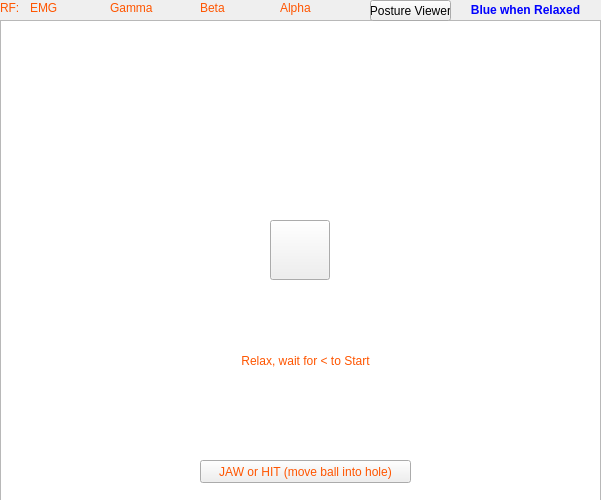
<?xml version="1.0" encoding="UTF-8"?>
<ui version="4.0">
 <class>tutorialgame</class>
 <widget class="QMainWindow" name="tutorialgame">
  <property name="geometry">
   <rect>
    <x>0</x>
    <y>0</y>
    <width>601</width>
    <height>500</height>
   </rect>
  </property>
  <property name="windowTitle">
   <string>MainWindow</string>
  </property>
  <property name="styleSheet">
   <string notr="true">background-image: url(:/images/images/bioshare-BGtiletexturedMixedGloss600px.jpg);
font: 75 8pt &quot;Arial&quot;;</string>
  </property>
  <widget class="QWidget" name="centralwidget">
   <widget class="QLabel" name="EDM">
    <property name="geometry">
     <rect>
      <x>0</x>
      <y>0</y>
      <width>31</width>
      <height>16</height>
     </rect>
    </property>
    <property name="palette">
     <palette>
      <active>
       <colorrole role="WindowText">
        <brush brushstyle="SolidPattern">
         <color alpha="255">
          <red>255</red>
          <green>85</green>
          <blue>0</blue>
         </color>
        </brush>
       </colorrole>
      </active>
      <inactive>
       <colorrole role="WindowText">
        <brush brushstyle="SolidPattern">
         <color alpha="255">
          <red>255</red>
          <green>85</green>
          <blue>0</blue>
         </color>
        </brush>
       </colorrole>
      </inactive>
      <disabled>
       <colorrole role="WindowText">
        <brush brushstyle="SolidPattern">
         <color alpha="255">
          <red>120</red>
          <green>120</green>
          <blue>120</blue>
         </color>
        </brush>
       </colorrole>
      </disabled>
     </palette>
    </property>
    <property name="text">
     <string>RF:</string>
    </property>
   </widget>
   <widget class="QPushButton" name="pushButton_Start">
    <property name="geometry">
     <rect>
      <x>270</x>
      <y>220</y>
      <width>60</width>
      <height>60</height>
     </rect>
    </property>
    <property name="text">
     <string/>
    </property>
    <property name="icon">
     <iconset resource="../opiconsole.qrc">
      <normaloff>:/images/images/logo.png</normaloff>:/images/images/logo.png</iconset>
    </property>
    <property name="iconSize">
     <size>
      <width>50</width>
      <height>50</height>
     </size>
    </property>
   </widget>
   <widget class="QGraphicsView" name="graphicsView">
    <property name="geometry">
     <rect>
      <x>0</x>
      <y>20</y>
      <width>601</width>
      <height>481</height>
     </rect>
    </property>
    <property name="styleSheet">
     <string notr="true">font: 75 8pt &quot;Arial&quot;;</string>
    </property>
   </widget>
   <widget class="QLabel" name="label_start">
    <property name="geometry">
     <rect>
      <x>190</x>
      <y>350</y>
      <width>231</width>
      <height>23</height>
     </rect>
    </property>
    <property name="palette">
     <palette>
      <active>
       <colorrole role="WindowText">
        <brush brushstyle="SolidPattern">
         <color alpha="255">
          <red>255</red>
          <green>85</green>
          <blue>0</blue>
         </color>
        </brush>
       </colorrole>
      </active>
      <inactive>
       <colorrole role="WindowText">
        <brush brushstyle="SolidPattern">
         <color alpha="255">
          <red>255</red>
          <green>85</green>
          <blue>0</blue>
         </color>
        </brush>
       </colorrole>
      </inactive>
      <disabled>
       <colorrole role="WindowText">
        <brush brushstyle="SolidPattern">
         <color alpha="255">
          <red>120</red>
          <green>120</green>
          <blue>120</blue>
         </color>
        </brush>
       </colorrole>
      </disabled>
     </palette>
    </property>
    <property name="text">
     <string>Relax, wait for     &lt;       to Start</string>
    </property>
    <property name="alignment">
     <set>Qt::AlignCenter</set>
    </property>
   </widget>
   <widget class="QLabel" name="label_M">
    <property name="geometry">
     <rect>
      <x>30</x>
      <y>0</y>
      <width>81</width>
      <height>16</height>
     </rect>
    </property>
    <property name="palette">
     <palette>
      <active>
       <colorrole role="WindowText">
        <brush brushstyle="SolidPattern">
         <color alpha="255">
          <red>255</red>
          <green>85</green>
          <blue>0</blue>
         </color>
        </brush>
       </colorrole>
      </active>
      <inactive>
       <colorrole role="WindowText">
        <brush brushstyle="SolidPattern">
         <color alpha="255">
          <red>255</red>
          <green>85</green>
          <blue>0</blue>
         </color>
        </brush>
       </colorrole>
      </inactive>
      <disabled>
       <colorrole role="WindowText">
        <brush brushstyle="SolidPattern">
         <color alpha="255">
          <red>120</red>
          <green>120</green>
          <blue>120</blue>
         </color>
        </brush>
       </colorrole>
      </disabled>
     </palette>
    </property>
    <property name="text">
     <string>EMG</string>
    </property>
   </widget>
   <widget class="QLabel" name="label_G">
    <property name="geometry">
     <rect>
      <x>110</x>
      <y>0</y>
      <width>81</width>
      <height>16</height>
     </rect>
    </property>
    <property name="palette">
     <palette>
      <active>
       <colorrole role="WindowText">
        <brush brushstyle="SolidPattern">
         <color alpha="255">
          <red>255</red>
          <green>85</green>
          <blue>0</blue>
         </color>
        </brush>
       </colorrole>
      </active>
      <inactive>
       <colorrole role="WindowText">
        <brush brushstyle="SolidPattern">
         <color alpha="255">
          <red>255</red>
          <green>85</green>
          <blue>0</blue>
         </color>
        </brush>
       </colorrole>
      </inactive>
      <disabled>
       <colorrole role="WindowText">
        <brush brushstyle="SolidPattern">
         <color alpha="255">
          <red>120</red>
          <green>120</green>
          <blue>120</blue>
         </color>
        </brush>
       </colorrole>
      </disabled>
     </palette>
    </property>
    <property name="text">
     <string>Gamma</string>
    </property>
   </widget>
   <widget class="QLabel" name="label_B">
    <property name="geometry">
     <rect>
      <x>200</x>
      <y>0</y>
      <width>81</width>
      <height>16</height>
     </rect>
    </property>
    <property name="palette">
     <palette>
      <active>
       <colorrole role="WindowText">
        <brush brushstyle="SolidPattern">
         <color alpha="255">
          <red>255</red>
          <green>85</green>
          <blue>0</blue>
         </color>
        </brush>
       </colorrole>
      </active>
      <inactive>
       <colorrole role="WindowText">
        <brush brushstyle="SolidPattern">
         <color alpha="255">
          <red>255</red>
          <green>85</green>
          <blue>0</blue>
         </color>
        </brush>
       </colorrole>
      </inactive>
      <disabled>
       <colorrole role="WindowText">
        <brush brushstyle="SolidPattern">
         <color alpha="255">
          <red>120</red>
          <green>120</green>
          <blue>120</blue>
         </color>
        </brush>
       </colorrole>
      </disabled>
     </palette>
    </property>
    <property name="text">
     <string>Beta</string>
    </property>
   </widget>
   <widget class="QLabel" name="label_A">
    <property name="geometry">
     <rect>
      <x>280</x>
      <y>0</y>
      <width>91</width>
      <height>16</height>
     </rect>
    </property>
    <property name="palette">
     <palette>
      <active>
       <colorrole role="WindowText">
        <brush brushstyle="SolidPattern">
         <color alpha="255">
          <red>255</red>
          <green>85</green>
          <blue>0</blue>
         </color>
        </brush>
       </colorrole>
      </active>
      <inactive>
       <colorrole role="WindowText">
        <brush brushstyle="SolidPattern">
         <color alpha="255">
          <red>255</red>
          <green>85</green>
          <blue>0</blue>
         </color>
        </brush>
       </colorrole>
      </inactive>
      <disabled>
       <colorrole role="WindowText">
        <brush brushstyle="SolidPattern">
         <color alpha="255">
          <red>120</red>
          <green>120</green>
          <blue>120</blue>
         </color>
        </brush>
       </colorrole>
      </disabled>
     </palette>
    </property>
    <property name="text">
     <string>Alpha</string>
    </property>
   </widget>
   <widget class="QPushButton" name="HIT">
    <property name="geometry">
     <rect>
      <x>200</x>
      <y>460</y>
      <width>211</width>
      <height>23</height>
     </rect>
    </property>
    <property name="palette">
     <palette>
      <active>
       <colorrole role="WindowText">
        <brush brushstyle="SolidPattern">
         <color alpha="255">
          <red>255</red>
          <green>85</green>
          <blue>0</blue>
         </color>
        </brush>
       </colorrole>
       <colorrole role="Text">
        <brush brushstyle="SolidPattern">
         <color alpha="255">
          <red>255</red>
          <green>85</green>
          <blue>0</blue>
         </color>
        </brush>
       </colorrole>
       <colorrole role="ButtonText">
        <brush brushstyle="SolidPattern">
         <color alpha="255">
          <red>255</red>
          <green>85</green>
          <blue>0</blue>
         </color>
        </brush>
       </colorrole>
      </active>
      <inactive>
       <colorrole role="WindowText">
        <brush brushstyle="SolidPattern">
         <color alpha="255">
          <red>255</red>
          <green>85</green>
          <blue>0</blue>
         </color>
        </brush>
       </colorrole>
       <colorrole role="Text">
        <brush brushstyle="SolidPattern">
         <color alpha="255">
          <red>255</red>
          <green>85</green>
          <blue>0</blue>
         </color>
        </brush>
       </colorrole>
       <colorrole role="ButtonText">
        <brush brushstyle="SolidPattern">
         <color alpha="255">
          <red>255</red>
          <green>85</green>
          <blue>0</blue>
         </color>
        </brush>
       </colorrole>
      </inactive>
      <disabled>
       <colorrole role="WindowText">
        <brush brushstyle="SolidPattern">
         <color alpha="255">
          <red>120</red>
          <green>120</green>
          <blue>120</blue>
         </color>
        </brush>
       </colorrole>
       <colorrole role="Text">
        <brush brushstyle="SolidPattern">
         <color alpha="255">
          <red>120</red>
          <green>120</green>
          <blue>120</blue>
         </color>
        </brush>
       </colorrole>
       <colorrole role="ButtonText">
        <brush brushstyle="SolidPattern">
         <color alpha="255">
          <red>120</red>
          <green>120</green>
          <blue>120</blue>
         </color>
        </brush>
       </colorrole>
      </disabled>
     </palette>
    </property>
    <property name="text">
     <string>JAW or HIT (move ball into hole)</string>
    </property>
   </widget>
   <widget class="QLabel" name="BALL">
    <property name="geometry">
     <rect>
      <x>420</x>
      <y>210</y>
      <width>81</width>
      <height>81</height>
     </rect>
    </property>
    <property name="text">
     <string/>
    </property>
    <property name="pixmap">
     <pixmap resource="../opiconsole.qrc">:/images/images/Button-ball.png</pixmap>
    </property>
    <property name="scaledContents">
     <bool>true</bool>
    </property>
    <property name="alignment">
     <set>Qt::AlignCenter</set>
    </property>
   </widget>
   <widget class="QLabel" name="label">
    <property name="geometry">
     <rect>
      <x>460</x>
      <y>0</y>
      <width>131</width>
      <height>20</height>
     </rect>
    </property>
    <property name="palette">
     <palette>
      <active>
       <colorrole role="WindowText">
        <brush brushstyle="SolidPattern">
         <color alpha="255">
          <red>0</red>
          <green>0</green>
          <blue>255</blue>
         </color>
        </brush>
       </colorrole>
      </active>
      <inactive>
       <colorrole role="WindowText">
        <brush brushstyle="SolidPattern">
         <color alpha="255">
          <red>0</red>
          <green>0</green>
          <blue>255</blue>
         </color>
        </brush>
       </colorrole>
      </inactive>
      <disabled>
       <colorrole role="WindowText">
        <brush brushstyle="SolidPattern">
         <color alpha="255">
          <red>120</red>
          <green>120</green>
          <blue>120</blue>
         </color>
        </brush>
       </colorrole>
      </disabled>
     </palette>
    </property>
    <property name="font">
     <font>
      <family>Arial</family>
      <pointsize>8</pointsize>
      <weight>9</weight>
      <italic>false</italic>
      <bold>false</bold>
     </font>
    </property>
    <property name="styleSheet">
     <string notr="true"/>
    </property>
    <property name="text">
     <string>&lt;!DOCTYPE HTML PUBLIC &quot;-//W3C//DTD HTML 4.0//EN&quot; &quot;http://www.w3.org/TR/REC-html40/strict.dtd&quot;&gt;
&lt;html&gt;&lt;head&gt;&lt;meta name=&quot;qrichtext&quot; content=&quot;1&quot; /&gt;&lt;style type=&quot;text/css&quot;&gt;
p, li { white-space: pre-wrap; }
&lt;/style&gt;&lt;/head&gt;&lt;body style=&quot; font-family:'PMingLiU'; font-size:9pt; font-weight:400; font-style:normal;&quot;&gt;
&lt;p style=&quot; margin-top:0px; margin-bottom:0px; margin-left:0px; margin-right:0px; -qt-block-indent:0; text-indent:0px;&quot;&gt;&lt;span style=&quot; font-weight:600;&quot;&gt;Blue when Relaxed&lt;/span&gt;&lt;/p&gt;&lt;/body&gt;&lt;/html&gt;</string>
    </property>
    <property name="alignment">
     <set>Qt::AlignCenter</set>
    </property>
   </widget>
   <widget class="QPushButton" name="pushButton_2D_accel">
    <property name="geometry">
     <rect>
      <x>370</x>
      <y>0</y>
      <width>81</width>
      <height>21</height>
     </rect>
    </property>
    <property name="cursor">
     <cursorShape>PointingHandCursor</cursorShape>
    </property>
    <property name="text">
     <string>Posture Viewer</string>
    </property>
   </widget>
   <zorder>graphicsView</zorder>
   <zorder>EDM</zorder>
   <zorder>pushButton_Start</zorder>
   <zorder>label_start</zorder>
   <zorder>label_M</zorder>
   <zorder>label_G</zorder>
   <zorder>label_B</zorder>
   <zorder>label_A</zorder>
   <zorder>HIT</zorder>
   <zorder>BALL</zorder>
   <zorder>label</zorder>
   <zorder>pushButton_2D_accel</zorder>
  </widget>
 </widget>
 <resources>
  <include location="../opiconsole.qrc"/>
 </resources>
 <connections/>
</ui>
